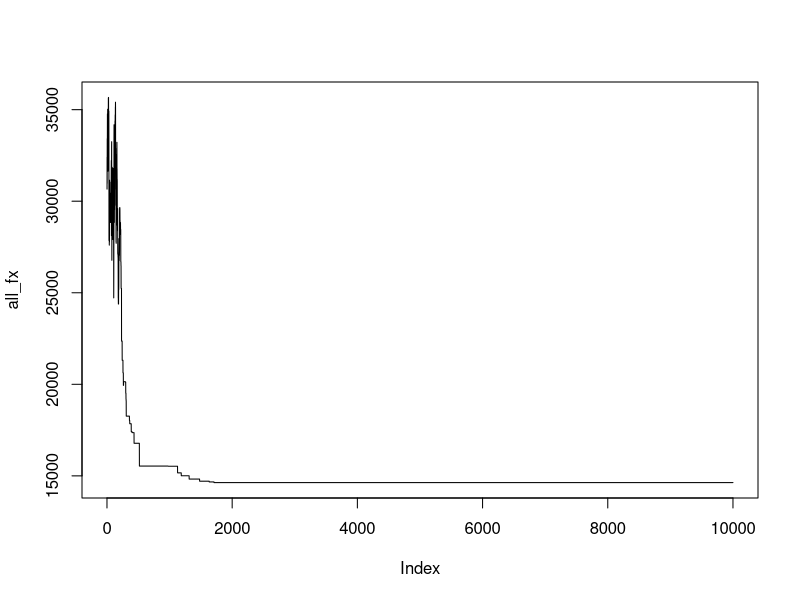
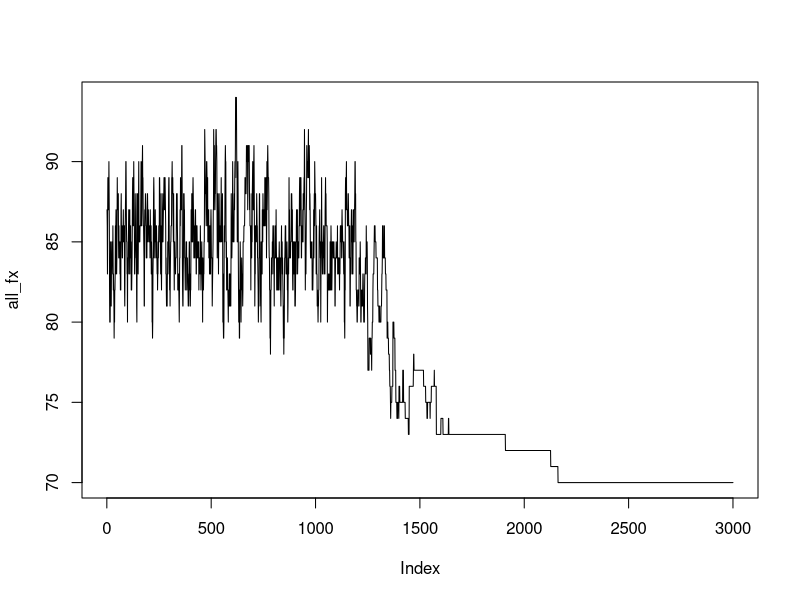

Here is the R script that generated these plots, in order:
## ---- chunk 1
knitr::opts_chunk$set(echo = TRUE)
rm(list=ls())
## ---- chunk 2
# load data
y <- as.matrix(eurodist)
## ---- chunk 3
# function to initialise cities
get_initial_x <- function(ncity){
  tour <- sample(1:ncity)
  # ensure tour returns to first city
  tour <- c(tour, tour[1])
  
  return(tour)
}

# get initial tour:
cur_tour <- get_initial_x(nrow(y))
## ---- chunk 4
# define an evaluation function
evaluate_x <- function(dists, tour){
  sum(dists[cbind(tour[-length(tour)], tour[-1])])
}
## ---- chunk 5
perturb_x <- function(tour){
  
  # select two indeces at random
  i_j <- sample(1:(length(tour)), 2, replace = F)
  # swop the cities at these indeces
  ## select city i
  city_i <- tour[i_j[1]]
  ## select city j
  city_j <- tour[i_j[2]]
  ## swop them
  tour[i_j[1]] <- city_j
  tour[i_j[2]] <- city_i
  
  return(tour)
}

## ---- chunk 6
# set start temperature and geometric cooling factor
set.seed(100) # for repeatability
start_temp <- 50000
temp_factor <- 0.98 
## ---- chunk 7
# get an initial solution
cur_x <- get_initial_x(ncol(y))
# evaluate the solution
cur_fx <- evaluate_x(dists = y, tour = cur_x)
## ---- chunk 8
# initialize results data frames
all_fx <- c()
all_x <- data.frame()
# for a fixed number of iterations
for(i in 1:10000){
  
  # generate a candidate solution
  prop_x <- perturb_x(cur_x)
  
  # evaluate the candidate solution
  prop_fx <- evaluate_x(dists = y, tour = prop_x)
  
  # calculate the probability of accepting the candidate
  anneal_temp <- start_temp * temp_factor ^ i
  accept_prob <- exp(-(prop_fx - cur_fx) / anneal_temp)
  
  # accept or reject the candidate
  if(runif(1) < accept_prob){
   cur_x <- prop_x
   cur_fx <- prop_fx
  }
  
  # store all results
  all_fx <- c(all_fx, cur_fx)
  all_x <- rbind(all_x,cur_x)
  
}
## ---- chunk 9
plot(all_fx,type="l")
## ---- chunk 10
best_solution <- which.min(all_fx)
best_tour <- all_x[best_solution,]
best_solution
best_tour
colnames(y)[as.numeric(best_tour)]
## ---- chunk 11
# create a Sudoku puzzle 
s <- matrix(0,ncol=9,nrow=9)
s[1,c(6,8)] <- c(6,4)
s[2,c(1:3,8)] <- c(2,7,9,5)
s[3,c(2,4,9)] <- c(5,8,2)
s[4,3:4] <- c(2,6)
s[6,c(3,5,7:9)] <- c(1,9,6,7,3)
s[7,c(1,3:4,7)] <- c(8,5,2,4)
s[8,c(1,8:9)] <- c(3,8,5)
s[9,c(1,7,9)] <- c(6,9,1)

s
## ---- chunk 12
# define the spaces that can be changed
free_spaces <- (s == 0)
free_spaces
## ---- chunk 13
get_initial_x <- function(s){
  
  # identify free spaces
  free_spaces <- (s == 0)
  # fixed non-free spaces
  cur_x <- s
  # randomly choose a number between 1 and 9 for free spaces
  cur_x[free_spaces] <- sample(1:9, sum(free_spaces), replace=T)
  
  return(cur_x)
}

# create the initial solution:
init_x <- get_initial_x(s)
## ---- chunk 14
# function to count duplicates:
count_duplicates <- function(x)
{
  n_dup <- length(x) - length(unique(x))
  return(n_dup)
}

# sum duplicates accross rows, columns and blocks:
evaluate_x <- function(x){
  
  # within-row duplications
  row_dups <- sum(apply(x,1,count_duplicates))
  
  # within-col duplications
  col_dups <- sum(apply(x,2,count_duplicates))
  
  # within-block duplications
  block_dups <- 0
  for(i in 1:3){
    for(j in 1:3){
      small_x <- x[(3*(i-1) + 1):(3*i), (3*(j-1) + 1):(3*j)]
      thisblock_dups <- count_duplicates(as.vector(small_x))
      block_dups <- block_dups + thisblock_dups
    }
  }
  
  total_dups <- row_dups + col_dups + block_dups
  
  return(total_dups)
  
} 

# evaluate performance of the initial solution:
evaluate_x(init_x)
## ---- chunk 15
perturb_x <- function(x, free_spaces)
{
  # find column with the largest number of duplicates
  max_col_index <- which.max(apply(init_x, 2, count_duplicates))
  
  # select a free site
  row_index <- sample(1:9,1,prob=free_spaces[,max_col_index])
  # change that site at random
  x[row_index, max_col_index] <- sample(1:9,1,replace=T)
  
   # find row with the largest number of duplicates
  max_row_index <- which.max(apply(init_x, 1, count_duplicates))
  
  # select a free site
  col_index <- sample(1:9,1,prob=free_spaces[max_row_index,])
  
  # change that site at random
  x[max_row_index, col_index] <- sample(1:9,1,replace=T)
  
  return(x)
}
## ---- chunk 16
set.seed(100) # for repeatability
start_temp <- 1e3
temp_factor <- 0.995 
## ---- chunk 17
cur_x <- get_initial_x(s)
cur_fx <- evaluate_x(cur_x)
## ---- chunk 18
# initial results data frames
all_fx <- c()
all_x <- data.frame()
# for a fixed number of iterations
for(i in 1:3000){ 
  
  # generate a candidate solution
  prop_x <- perturb_x(cur_x, free_spaces = free_spaces)
  
  # evaluate the candidate solution
  prop_fx <- evaluate_x(prop_x)
  
  # calculate the probability of accepting the candidate
  anneal_temp <- start_temp * temp_factor ^ i
  accept_prob <- exp(-(prop_fx - cur_fx) / anneal_temp)
  
  # accept or reject the candidate
  if(runif(1) < accept_prob){
    cur_x <- prop_x
    cur_fx <- prop_fx
  }
  
  # store all results
  all_fx <- c(all_fx, cur_fx)
  all_x <- rbind(all_x,as.vector(cur_x))
  
}
## ---- chunk 19
plot(all_fx,type="l")
